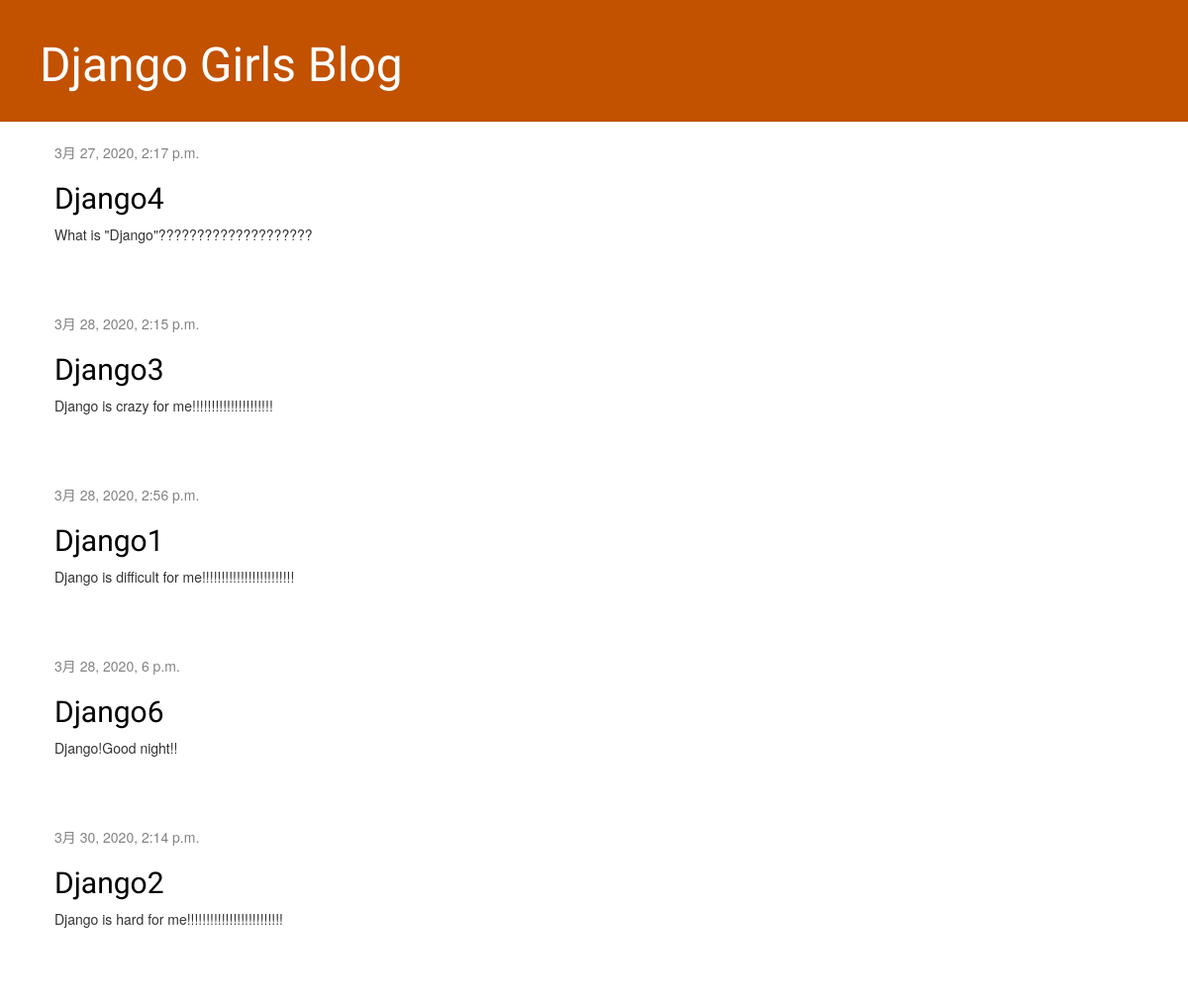
Before: / with the older database file.
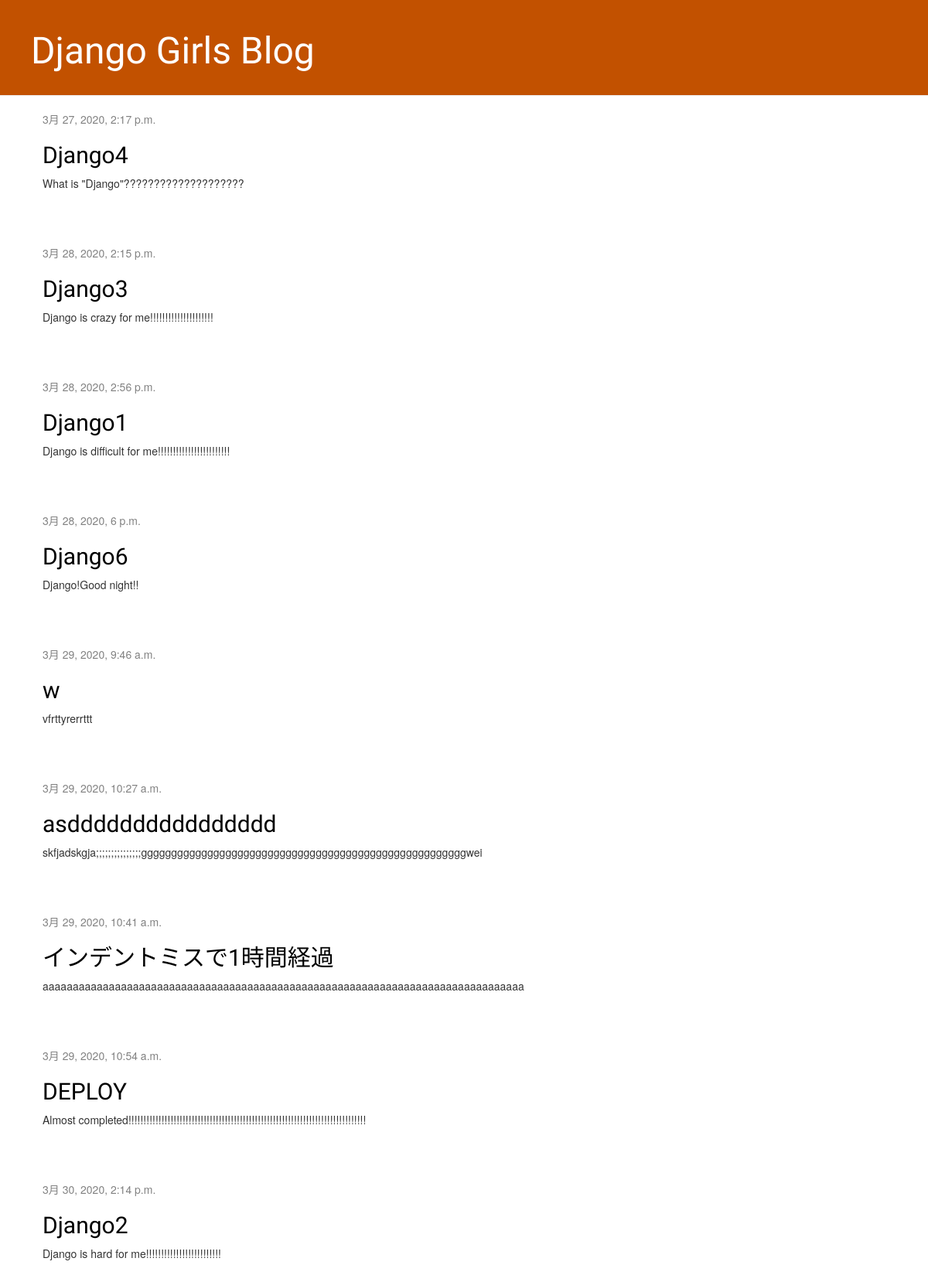
After: the same page with the newer database file.
### blog/models.py (models this page shows, shortened)
class Post(models.Model):
    author = models.ForeignKey(settings.AUTH_USER_MODEL, on_delete=models.CASCADE)
    title = models.CharField(max_length=200)
    text = models.TextField()
    created_date = models.DateTimeField(default=timezone.now)
    published_date = models.DateTimeField(blank=True, null=True)

### blog/views.py (the view)
# urls.py: path('', views.post_list, name='post_list'),
def post_list(request):
    posts = Post.objects.filter(published_date__lte=timezone.now()).order_by('published_date')
    return render(request, 'blog/post_list.html', {'posts': posts})

### blog/templates/blog/post_list.html
{% extends 'blog/base.html' %}
{% block content %}
    {% for post in posts %}
        <div class="post">
            <div class="date">
                {{ post.published_date }}
            </div>
            <h2><a href="{% url 'post_detail' pk=post.pk %}">{{ post.title }}</a></h2>
            <p>{{ post.text|linebreaksbr }}</p>
        </div>
    {% endfor %}
{% endblock %}

### blog/templates/blog/base.html (shortened to what this page needs)
{% load static %}
<html>
    <head>
        <link rel="stylesheet" href="//maxcdn.bootstrapcdn.com/bootstrap/3.2.0/css/bootstrap.min.css">
        <link rel="stylesheet" href="//maxcdn.bootstrapcdn.com/bootstrap/3.2.0/css/bootstrap-theme.min.css">
        <link rel="stylesheet" href="{% static 'css/blog.css' %}">
    </head>
    <body>
        <div class="page-header">
            <h1><a href="/">Django Girls Blog</a></h1>
        </div>
        <div class="content container">
            <div class="row">
                <div class="col-md-8">
                    {% block content %}
                    {% endblock %}
                </div>
            </div>
        </div>
    </body>
</html>

### blog/static/css/blog.css (style rules this page uses)
.page-header { background-color: #C25100; margin-top: 0; padding: 20px 20px 20px 40px; }
.page-header h1, .page-header h1 a, .page-header h1 a:visited, .page-header h1 a:active { color: #ffffff; font-size: 36pt; text-decoration: none; }
.content { margin-left: 40px; }
h1, h2, h3, h4 { font-family: 'Lobster', cursive; }
.date { color: #828282; }
.post { margin-bottom: 70px; }
.post h2 a, .post h2 a:visited { color: #000000; }

Changed rows visible on the page:
added Post: published_date "3月 29, 2020, 9:46 a.m.", title "w", text "vfrttyrerrttt"
added Post: published_date "3月 29, 2020, 10:27 a.m.", title "asdddddddddddddddd", text "skfjadskgja;;;;;;;;;;;;;;;ggggggggggggggggggggggggggggggggggggggggggggggggggggggwei"
added Post: published_date "3月 29, 2020, 10:41 a.m.", title "インデントミスで1時間経過", text "aaaaaaaaaaaaaaaaaaaaaaaaaaaaaaaaaaaaaaaaaaaaaaaaaaaaaaaaaaaaaaaaaaaaaaaaaaaaaaaa"
added Post: published_date "3月 29, 2020, 10:54 a.m.", title "DEPLOY", text "Almost completed!!!!!!!!!!!!!!!!!!!!!!!!!!!!!!!!!!!!!!!!!!!!!!!!!!!!!!!!!!!!!!!!!!!!!!!!!!!!!!!"
